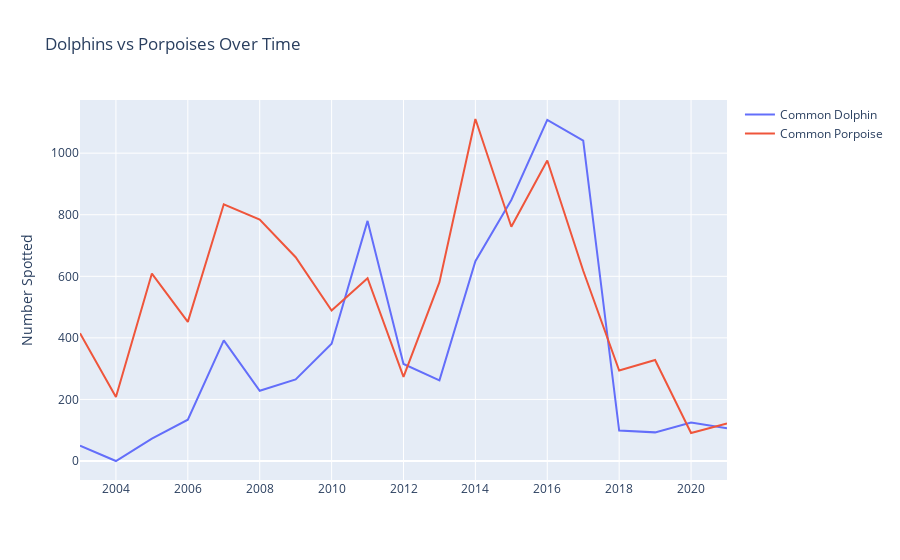

The notebook cell saved with this chart:
### Code cell
fig = px.line(
    dw_yr_pv, 
    x='Date year' , 
    y=["Common Dolphin","Common Porpoise"], 
    title="Dolphins vs Porpoises Over Time",
    )
    
fig.update_layout(yaxis_title='Number Spotted', xaxis_title='', showlegend=True, legend_title='')
#fig.update_traces(line_dash="Common Dolphin")
fig.show()

### Figure 1 — Plotly figure (JSON) as saved in the notebook; plotly's stock layout.template omitted (floating-point values rounded to 4 significant figures)
{"data": [{"hovertemplate": "variable=Common Dolphin<br>Date year=%{x}<br>value=%{y}<extra></extra>", "legendgroup": "Common Dolphin", "line": {"color": "#636efa", "dash": "solid"}, "marker": {"symbol": "circle"}, "mode": "lines", "name": "Common Dolphin", "orientation": "v", "showlegend": true, "type": "scatter", "x": [2003, 2004, 2005, 2006, 2007, 2008, 2009, 2010, 2011, 2012, 2013, 2014, 2015, 2016, 2017, 2018, 2019, 2020, 2021], "xaxis": "x", "y": [50, 0, 73, 134, 392, 228, 265, 381, 780, 315, 262, 649, 848, 1108, 1041, 99, 93, 125, 106], "yaxis": "y"}, {"hovertemplate": "variable=Common Porpoise<br>Date year=%{x}<br>value=%{y}<extra></extra>", "legendgroup": "Common Porpoise", "line": {"color": "#EF553B", "dash": "solid"}, "marker": {"symbol": "circle"}, "mode": "lines", "name": "Common Porpoise", "orientation": "v", "showlegend": true, "type": "scatter", "x": [2003, 2004, 2005, 2006, 2007, 2008, 2009, 2010, 2011, 2012, 2013, 2014, 2015, 2016, 2017, 2018, 2019, 2020, 2021], "xaxis": "x", "y": [415, 208, 609, 452, 834, 784, 662, 489, 594, 273, 581, 1111, 761, 976, 618, 294, 328, 91, 122], "yaxis": "y"}], "layout": {"legend": {"title": {"text": ""}, "tracegroupgap": 0}, "showlegend": true, "title": {"text": "Dolphins vs Porpoises Over Time"}, "xaxis": {"anchor": "y", "domain": [0, 1], "title": {"text": ""}}, "yaxis": {"anchor": "x", "domain": [0, 1], "title": {"text": "Number Spotted"}}}}
